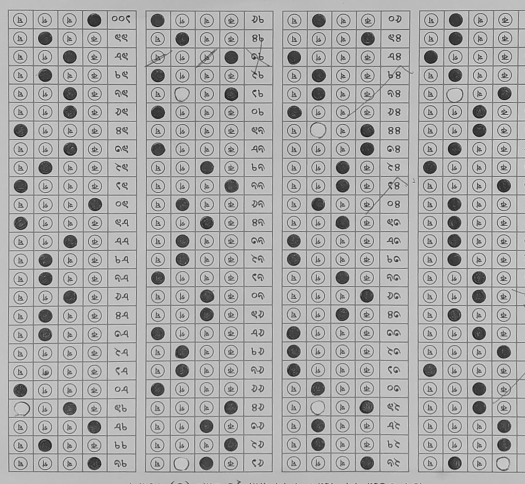
#> input picture omr_scanner/media/answer.jpg, 1050 x 968 px (shown at 1/2 size)
$ python -i conimg.py   (imports and definitions only)
#> lines starting #> are read from the running program, lines starting #| are printed output that depends on the picture
import cv2
import numpy as np


def resize_img(loc):
#> called with loc = '../media/answer.jpg'
    img = cv2.imread(loc, 0)
#> img is the input picture: shape (968, 1050); min 9, max 236, mean 171.6

    img = cv2.medianBlur(img, 1)

    width = 1200
    height = int(img.shape[0] * 1200 / img.shape[1])
#> height = 1106

    img = cv2.resize(img, (width, height))
#> img: shape (1106, 1200)

    circles = cv2.HoughCircles(img, cv2.HOUGH_GRADIENT, 1, 20,
                               param1=50, param2=30, minRadius=12, maxRadius=20)
#> circles = 400 rows, first 8: [472.5, 382.5, 15.2], [839.5, 214.5, 16], [782.5, 802.5, 16.3], [527.5, 1058.5, 16.1], [528.5, 46.5, 16.3], [160.5, 551.5, 15.2], [1041.5, 45.5, 15.9], [840.5, 130.5, 15.8]

    circles = np.uint16(np.around(circles))
#> circles = 400 rows, first 8: [472, 382, 15], [840, 214, 16], [782, 802, 16], [528, 1058, 16], [528, 46, 16], [160, 552, 15], [1042, 46, 16], [840, 130, 16]

    x1_min = 0
    y1_min = 0

    x2_max = 0
    y2_min = 0

    x3_min = 0
    y3_max = 0

    x4_max = 0
    y4_max = 0

    tmp = 0

    d1, d1_keep = 0, 0
    d2, d2_keep = 0, 0
    d3, d3_keep = 0, 0
    d4, d4_keep = 0, 0

    for i in circles[0, :]:
        # draw the outer circle
        # cv2.circle(img, (i[0], i[1]), i[2], (0, 255, 0), 2)
        # draw the center of the circle
        # cv2.circle(img, (i[0], i[1]), 2, (0, 0, 255), 3)

        if tmp == 0:
            x1_min = i[0]
            y1_min = i[1]

            x2_max = i[0]
            y2_min = i[1]

            x3_min = i[0]
            y3_max = i[1]

            x4_max = i[0]
            y4_max = i[1]

            d1 = (x1_min ** 2 + y1_min ** 2) ** 0.5
            d2 = ((abs(width - x2_max)) ** 2 + y2_min ** 2) ** 0.5
            d3 = (x3_min ** 2 + ((abs(height - y3_max)) ** 2)) ** 0.5
            d4 = ((abs(width - x4_max)) ** 2 + (abs(height - y4_max)) ** 2) ** 0.5
            tmp = 1

        d1_keep = (i[0] ** 2 + i[1] ** 2) ** 0.5
        d2_keep = ((abs(width - i[0])) ** 2 + i[1] ** 2) ** 0.5
        d3_keep = (i[0] ** 2 + (abs(height - i[1])) ** 2) ** 0.5
        d4_keep = ((abs(width - i[0])) ** 2 + ((abs(height - i[1])) ** 2)) ** 0.5

        if d1 > d1_keep:
            d1 = d1_keep
            x1_min = i[0]
            y1_min = i[1]
        elif d2 > d2_keep:
            d2 = d2_keep
            x2_max = i[0]
            y2_min = i[1]
        elif d3 > d3_keep:
            d3 = d3_keep
            x3_min = i[0]
            y3_max = i[1]
        elif d4 > d4_keep:
            d4 = d4_keep
            x4_max = i[0]
            y4_max = i[1]
#> this loop made 400 passes
#> (i, x1_min, y1_min, x2_max, y2_min, x3_min, y3_max, x4_max) on pass 1: ([472, 382, 15], 472, 382, 472, 382, 472, 382, 472)
#> (i, d1_keep, d2_keep, d3_keep, d4_keep, d1, x1_min, y1_min) on passes 5, 12, 16, 20, 27: ([528, 46, 16], 530, 673.6, 1184.2, 1255.1, 530, 528, 46), ([48, 468, 16], 470.5, 1243.4, 639.8, 1316.9, 470.5, 48, 468), ([416, 88, 15], 425.2, 788.9, 1099.7, 1284.9, 425.2, 416, 88), ([102, 214, 16], 237.1, 1118.7, 897.8, 1414.7, 237.1, 102, 214), ([158, 46, 14], 164.6, 1043, 1071.7, 1486.4, 164.6, 158, 46)
#> after the loop, d1 = 63.66; d2 = 63.66; d3 = 66.48; d4 = 67.94; tmp = 1; x1_min = 46; x2_max = 1154; x3_min = 46; x4_max = 1150; y1_min = 44; y2_min = 44; y3_max = 1058; y4_max = 1060

    x1_min = int(x1_min) - 40
#> x1_min = 6
    x2_max = int(x2_max) + 40
#> x2_max = 1194
    x3_min = int(x3_min) - 40
#> x3_min = 6
    x4_max = int(x4_max) + 40
#> x4_max = 1190

    y1_min = int(y1_min) - 40
#> y1_min = 4
    y2_min = int(y2_min) - 40
#> y2_min = 4
    y3_max = int(y3_max) + 40
#> y3_max = 1098
    y4_max = int(y4_max) + 40
#> y4_max = 1100

    d1 = abs((x1_min - x2_max)) ** 2 + abs((y1_min - y2_min)) ** 2
#> d1 = 1411344
    d2 = abs((x3_min - x4_max)) ** 2 + abs((y3_max - y4_max)) ** 2
#> d2 = 1401860

    d3 = abs((x1_min - x3_min)) ** 2 + abs((y1_min - y3_max)) ** 2
#> d3 = 1196836
    d4 = abs((x4_max - x2_max)) ** 2 + abs((y4_max - y2_min)) ** 2
#> d4 = 1201232

    x_max = int((max(d1, d2)) ** .5)
#> x_max = 1188
    y_max = int((max(d3, d4)) ** .5)
#> y_max = 1096

    dst = np.array([
        [0, 0],
        [x_max - 1, 0],
        [x_max - 1, y_max - 1],
        [0, y_max - 1]], dtype="float32")
#> dst = [[0, 0], [1187, 0], [1187, 1095], [0, 1095]]

    rect = np.zeros((4, 2), dtype="float32")

    rect[0] = [x1_min, y1_min]
    rect[1] = [x2_max, y2_min]
    rect[2] = [x4_max, y4_max]
    rect[3] = [x3_min, y3_max]

    M = cv2.getPerspectiveTransform(rect, dst)
#> M = [[1, 4.2e-19, -6.01], [3.72e-19, 0.998, -3.99], [1.54e-06, -3.07e-06, 1]]

    img = cv2.resize(img, (width, height))
    img = cv2.warpPerspective(img, M, (x_max, y_max))
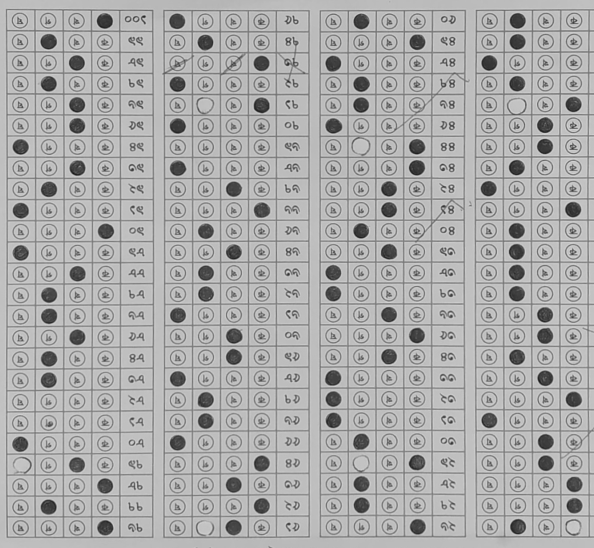
#> img: shape (1096, 1188) (shown at 1/2 size); min 17, max 223, mean 171.2
    return img

>>> result = resize_img('../media/answer.jpg')
